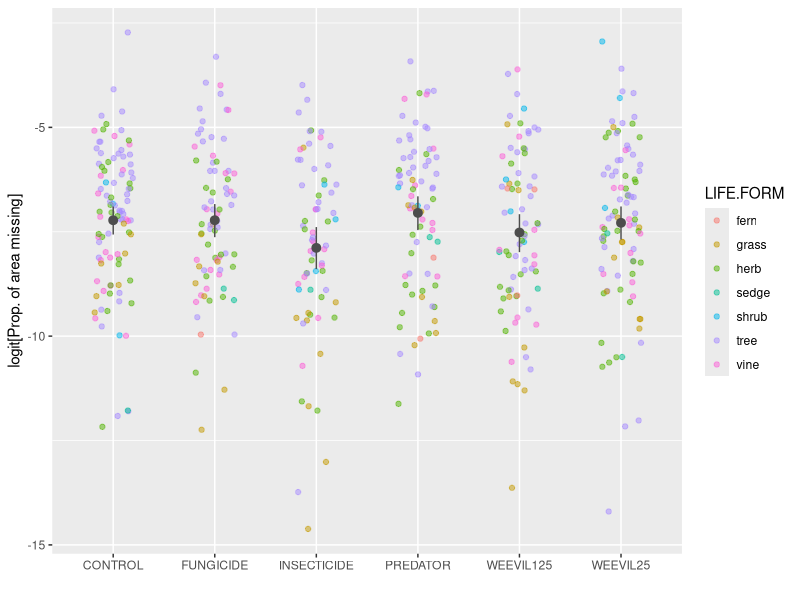

Source code (R):
# Herbivory damage plot
library(lme4)
library(ggplot2)
library(lmerTest)

main <- read.table("datasets/wng_main_clean.txt", header = T)

# Remoove NA's
main <- main[!is.na(main$HERB), ]

# Remove zero's
mainz <- main[main$HERB == 0, ]
main <- main[main$HERB < 0, ]

# mgras <- main[main$LIFE.FORM %in% c("grass"), ]
# msedg <- main[main$LIFE.FORM %in% c("sedge"), ]
# mvine <- main[main$LIFE.FORM %in% c("vine"), ]
# mherb <- main[main$LIFE.FORM %in% c("herb"), ]
# mtree <- main[main$LIFE.FORM %in% c("tree"), ]
# mshrub <- main[main$LIFE.FORM %in% c("shrub"), ]
# mwood <- main[main$LIFE.FORM %in% c("tree", "shrub"), ]
# 
# # Plot the data
# plt <- ggplot(mgras, aes(x = TREAT, y = HERB))
# plt + geom_jitter(width =0.1)
# 
# plt <- ggplot(msedg, aes(x = TREAT, y = HERB))
# plt + geom_jitter(width =0.1)
# 
# plt <- ggplot(mvine, aes(x = TREAT, y = HERB))
# plt + geom_jitter(width =0.1)
# 
# plt <- ggplot(mherb, aes(x = TREAT, y = HERB))
# plt + geom_jitter(width =0.1)
# 
# plt <- ggplot(mwood, aes(x = TREAT, y = HERB))
# plt + geom_jitter(width =0.1)
# 
# # Main with types
# grasmod <- lm(HERB ~ TREAT, data = mgras)
# summary(grasmod)
# sedgmod <- lm(HERB ~ TREAT, data = msedg)
# summary(sedgmod)
# vinemod <- lm(HERB ~ TREAT, data = mvine)
# summary(vinemod)
# herbmod <- lm(HERB ~ TREAT, data = mherb)
# summary(herbmod)
# woodmod <- lm(HERB ~ TREAT, data = mwood)
# summary(woodmod)
# treemod <- lm(HERB ~ TREAT, data = mtree)
# summary(treemod)
# shrubmod <- lm(HERB ~ TREAT, data = mshrub)
# summary(shrubmod)

# Simple LM - no random effects
mod1 <- lm(HERB ~ TREAT, data = main)
summary(mod1)

hpl <- ggplot(main, aes(x = TREAT, y = HERB))
hpl + geom_jitter(aes(colour = LIFE.FORM), width =0.2, alpha= 0.5) + 
  xlab("") + 
  ylab("logit[Prop. of area missing]") +
  stat_summary(fun.data=mean_cl_boot, 
               geom="pointrange", 
               col = "grey30")

# hpl + geom_jitter(aes(colour = LIFE.FORM), width =0.2, alpha= 0.5) + 
#   xlab("") + 
#   ylab("logit[Prop. of area missing]") +
#   stat_summary(fun.data=smean_cl_normal, 
#                geom="errorbar", 
#                col = "grey30",
#                width=0.2, lwd=1) + 
#   stat_summary(geom= "point", fun.y=mean)
